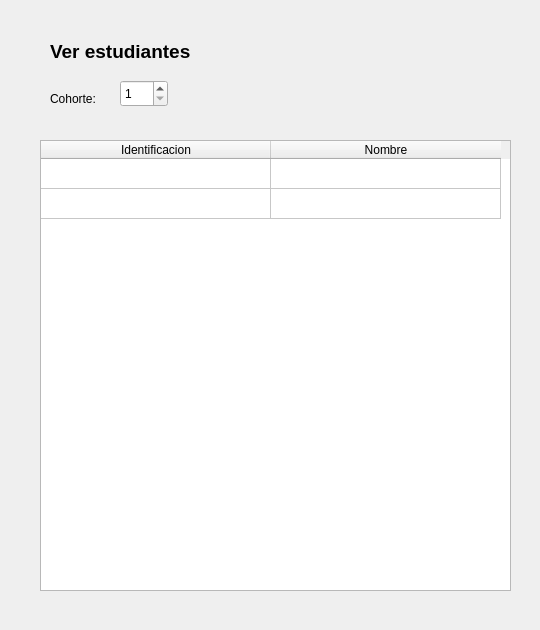
<?xml version="1.0" encoding="UTF-8"?>
<ui version="4.0">
 <class>VerEstudiantes</class>
 <widget class="QDialog" name="VerEstudiantes">
  <property name="geometry">
   <rect>
    <x>0</x>
    <y>0</y>
    <width>540</width>
    <height>630</height>
   </rect>
  </property>
  <property name="windowTitle">
   <string>VerEstudiantes</string>
  </property>
  <widget class="QLabel" name="lbVerEstudiantes">
   <property name="geometry">
    <rect>
     <x>50</x>
     <y>40</y>
     <width>141</width>
     <height>21</height>
    </rect>
   </property>
   <property name="text">
    <string>&lt;html&gt;&lt;head/&gt;&lt;body&gt;&lt;p&gt;&lt;span style=&quot; font-size:14pt; font-weight:600;&quot;&gt;Ver estudiantes&lt;/span&gt;&lt;/p&gt;&lt;/body&gt;&lt;/html&gt;</string>
   </property>
  </widget>
  <widget class="QLabel" name="label_2">
   <property name="geometry">
    <rect>
     <x>50</x>
     <y>90</y>
     <width>66</width>
     <height>17</height>
    </rect>
   </property>
   <property name="text">
    <string>Cohorte:</string>
   </property>
  </widget>
  <widget class="QTableWidget" name="tableWidget">
   <property name="geometry">
    <rect>
     <x>40</x>
     <y>140</y>
     <width>471</width>
     <height>451</height>
    </rect>
   </property>
   <property name="sortingEnabled">
    <bool>false</bool>
   </property>
   <property name="rowCount">
    <number>2</number>
   </property>
   <property name="columnCount">
    <number>2</number>
   </property>
   <attribute name="horizontalHeaderDefaultSectionSize">
    <number>230</number>
   </attribute>
   <attribute name="verticalHeaderVisible">
    <bool>false</bool>
   </attribute>
   <attribute name="verticalHeaderHighlightSections">
    <bool>false</bool>
   </attribute>
   <row/>
   <row/>
   <column>
    <property name="text">
     <string>Identificacion</string>
    </property>
   </column>
   <column>
    <property name="text">
     <string>Nombre</string>
    </property>
   </column>
  </widget>
  <widget class="QSpinBox" name="sbCohortes">
   <property name="geometry">
    <rect>
     <x>120</x>
     <y>80</y>
     <width>48</width>
     <height>27</height>
    </rect>
   </property>
   <property name="minimum">
    <number>1</number>
   </property>
   <property name="maximum">
    <number>10</number>
   </property>
  </widget>
 </widget>
 <resources/>
 <connections/>
</ui>
